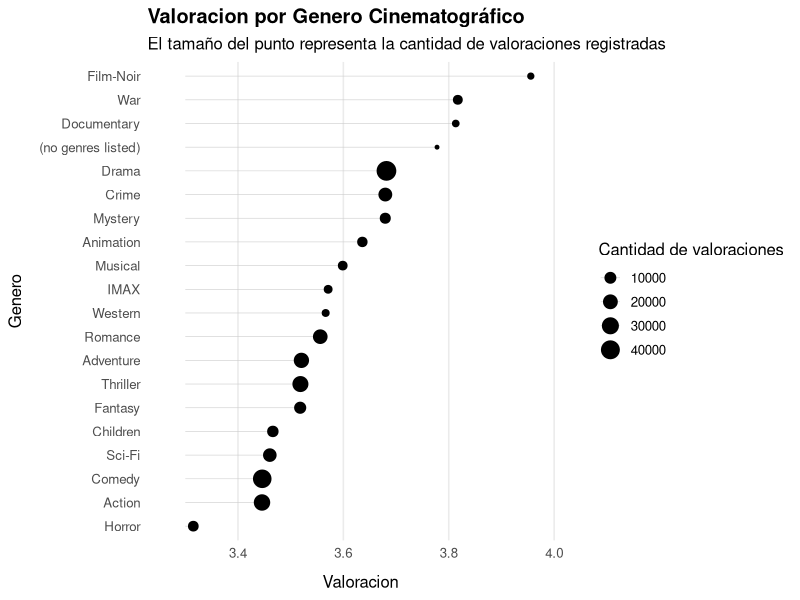

Reproduce this figure in R.
library(dslabs)
library(ggplot2)
library(dplyr)
library(tidyverse)
data(movielens)

movielens_long <- movielens %>%
  separate_rows(genres,sep = "\\|")
movielens_long

gens <- unique(movielens_long$genres)
ratings <- numeric(length(gens))
amount <- numeric(length(gens))
i <-1
for (gen in gens){
  ratings[i] <- movielens_long %>%
    filter(genres == gen) %>%
    summarise(mean = mean(rating)) %>%
    pull(mean)
  amount[i] <- sum(movielens_long$genres == gen)
  i <- i + 1
}

gen_rating <- data.frame(gender = gens, ratings = ratings, amount = amount)

gen_rating %>%
  mutate(gender = reorder(gender, ratings)) %>%
  ggplot(aes(ratings, gender, size = amount)) +
  labs(title="Valoracion por Genero Cinematográfico",
       subtitle = "El tamaño del punto representa la cantidad de valoraciones registradas",
       x = 'Valoracion',
       y = 'Genero',
       size = 'Cantidad de valoraciones') +
  geom_segment(aes(x = 3.3,
      xend = ratings,
      y = gender,
      yend = gender),
    color = "gray80",
    linewidth = 0.2) +
  geom_point() +
  scale_x_continuous(limits = c(min(gen_rating$ratings) - 0.05, 4)) +
  theme_minimal(base_size = 12) +
  theme(
    panel.grid.major.y = element_blank(),
    panel.grid.minor = element_blank(),
    plot.title = element_text(face = "bold"),
    axis.title.x = element_text(margin = margin(t = 10)),
    axis.title.y = element_text(margin = margin(r = 10))
  )
